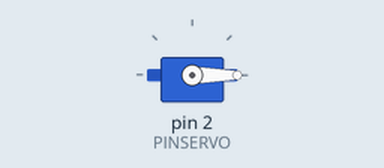
The sketch below on a simulated Arduino Uno, built with avr-gcc and run on an emulated ATmega328P. Shown: servo.

Above: at 0.05 s.
At 10.0 s:
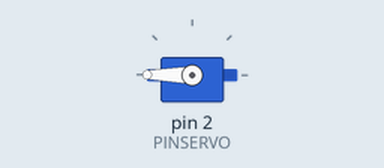
Timing chart, 0 to 13.0 s (numbered marks = the images above):
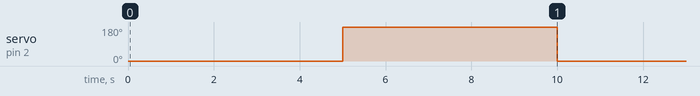

Measured:
- by itself, servo on pin 2 (PINSERVO): alternates 180° for 5.0 s and 0° for 5.0 s

The sketch:

Codigo_para_servomotor.ino
```cpp
#include <Servo.h>

Servo servo1;

int PINSERVO = 2;

void setup(){
  servo1.attach(PINSERVO);
  }

 void loop (){
  servo1.write(0);
  delay(5000);
  servo1.write(180);
  delay(5000);
 }
```
